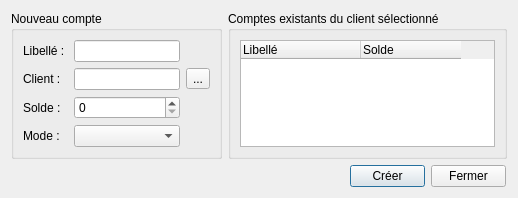
<?xml version="1.0" encoding="UTF-8"?>
<ui version="4.0">
 <class>BDCreerUnCompteClient</class>
 <widget class="QDialog" name="BDCreerUnCompteClient">
  <property name="geometry">
   <rect>
    <x>0</x>
    <y>0</y>
    <width>518</width>
    <height>192</height>
   </rect>
  </property>
  <property name="windowTitle">
   <string>Dialog</string>
  </property>
  <layout class="QGridLayout" name="gridLayout_3">
   <item row="0" column="0">
    <widget class="QGroupBox" name="groupBox_2">
     <property name="maximumSize">
      <size>
       <width>16777215</width>
       <height>16777215</height>
      </size>
     </property>
     <property name="title">
      <string>Nouveau compte</string>
     </property>
     <layout class="QGridLayout" name="gridLayout">
      <item row="0" column="0">
       <widget class="QLabel" name="label">
        <property name="text">
         <string>Libellé : </string>
        </property>
       </widget>
      </item>
      <item row="0" column="1">
       <widget class="QLineEdit" name="lineEditLibelle"/>
      </item>
      <item row="1" column="0">
       <widget class="QLabel" name="label_2">
        <property name="text">
         <string>Client :</string>
        </property>
       </widget>
      </item>
      <item row="1" column="1">
       <widget class="QLineEdit" name="lineEditClient">
        <property name="alignment">
         <set>Qt::AlignRight|Qt::AlignTrailing|Qt::AlignVCenter</set>
        </property>
        <property name="readOnly">
         <bool>true</bool>
        </property>
       </widget>
      </item>
      <item row="1" column="2">
       <widget class="QToolButton" name="btn_client">
        <property name="text">
         <string>...</string>
        </property>
       </widget>
      </item>
      <item row="2" column="0">
       <widget class="QLabel" name="label_3">
        <property name="text">
         <string>Solde :</string>
        </property>
       </widget>
      </item>
      <item row="2" column="1">
       <widget class="QSpinBox" name="spinBoxSolde">
        <property name="maximum">
         <number>100000000</number>
        </property>
        <property name="singleStep">
         <number>500</number>
        </property>
       </widget>
      </item>
      <item row="3" column="0">
       <widget class="QLabel" name="label_4">
        <property name="text">
         <string>Mode :</string>
        </property>
       </widget>
      </item>
      <item row="3" column="1">
       <widget class="QComboBox" name="comboBoxModeDePayement">
        <property name="sizeAdjustPolicy">
         <enum>QComboBox::AdjustToContents</enum>
        </property>
       </widget>
      </item>
     </layout>
    </widget>
   </item>
   <item row="0" column="1">
    <widget class="QGroupBox" name="groupBox">
     <property name="title">
      <string>Comptes existants du client sélectionné</string>
     </property>
     <layout class="QGridLayout" name="gridLayout_2">
      <item row="0" column="0">
       <widget class="QTreeWidget" name="treeWidgetComptes">
        <property name="columnCount">
         <number>2</number>
        </property>
        <attribute name="headerDefaultSectionSize">
         <number>120</number>
        </attribute>
        <attribute name="headerStretchLastSection">
         <bool>false</bool>
        </attribute>
        <attribute name="headerDefaultSectionSize">
         <number>120</number>
        </attribute>
        <attribute name="headerStretchLastSection">
         <bool>false</bool>
        </attribute>
        <column>
         <property name="text">
          <string>Libellé</string>
         </property>
        </column>
        <column>
         <property name="text">
          <string>Solde</string>
         </property>
        </column>
       </widget>
      </item>
     </layout>
    </widget>
   </item>
   <item row="1" column="1">
    <layout class="QFormLayout" name="formLayout">
     <property name="fieldGrowthPolicy">
      <enum>QFormLayout::AllNonFixedFieldsGrow</enum>
     </property>
     <property name="formAlignment">
      <set>Qt::AlignRight|Qt::AlignTop|Qt::AlignTrailing</set>
     </property>
     <property name="rightMargin">
      <number>7</number>
     </property>
     <item row="0" column="0">
      <widget class="QPushButton" name="btn_creer">
       <property name="maximumSize">
        <size>
         <width>75</width>
         <height>23</height>
        </size>
       </property>
       <property name="text">
        <string>Créer</string>
       </property>
      </widget>
     </item>
     <item row="0" column="1">
      <widget class="QPushButton" name="btn_annuler">
       <property name="maximumSize">
        <size>
         <width>75</width>
         <height>23</height>
        </size>
       </property>
       <property name="text">
        <string>Fermer</string>
       </property>
      </widget>
     </item>
    </layout>
   </item>
  </layout>
 </widget>
 <resources/>
 <connections/>
</ui>
